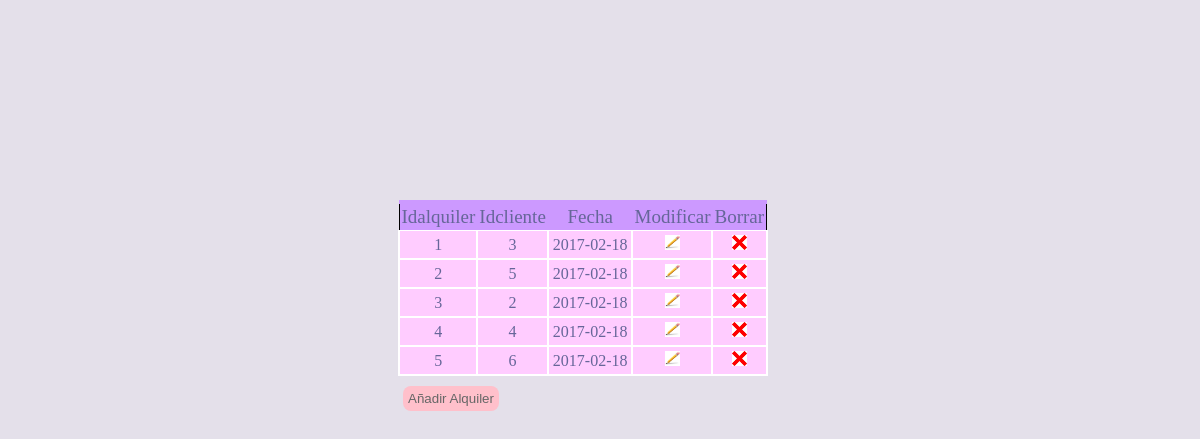
Page /PHP/adalquiler.php on the committed database.
### tables this page shows
create table alquiler
(
	idalquiler		int auto_increment not null,
	idcliente		int,
	fecha			date,
	primary key(idalquiler, idcliente),
	foreign key(idcliente) references cliente(idcliente) on delete cascade
);

### PHP/adalquiler.php (the view, shortened to what this page needs)
<!DOCTYPE html>
<html lang="en">
  <head>
    <link rel="stylesheet" href="css/tablaalquiler.css">
  </head>
  <body>
    <?php
       include_once "conec.php";
      if ($result = $connection->query("SELECT * FROM alquiler;")) {
            if ($result){
            echo "<table style='border:1px solid black;'>";
            echo "<thead>";
            echo "<tr>";
            echo "<th>Idalquiler</th>";
            echo "<th>Idcliente</th>";
            echo "<th>Fecha</th>";
            echo "<th>Modificar</th>";
            echo "<th>Borrar</th>";
            echo "</thead>";
          }
      ?>
      <?php
          while($obj = $result->fetch_object()) {
              echo "<tr>";
              echo "<td>".$obj->idalquiler."</td>";
              echo "<td>".$obj->idcliente."</td>";
              echo "<td>".$obj->fecha."</td>";
              echo "<td><a href='editaralquiler.php?id=".$obj->idalquiler."'><img src='img/modificar.jpg' width='15px'height='15px'/></a></td>";
              echo "<td><a href='borraralquiler.php?id=".$obj->idalquiler."'><img src='img/borrar.png' width='15px' height='15px'/></a></td>";
              echo "</tr>";
          }
      }
    ?>
  </table>
  <input type="button" onclick=" location.href='/php/proyecto/agregaralquiler.php' " value="Añadir Alquiler" style=cursor:pointer; name="boton" />
  </body>
</html>

### PHP/css/tablaalquiler.css (style rules this page uses)
table { text-align: center; border-collapse: collapse; font-size: 16px; margin: 240px; margin: 200px; margin-left: 390px; }
th { font-size: 19px; font-weight: normal; padding: 2px; background: #c9f; border-top: 4px solid #c9f; border-bottom: 1px solid #fff; color: #669; }
td { padding: 4px; background: #fcf; border: 2px solid #fff; color: #669; border-top: 1px }
body { background: #e4e0ea; }
input[type="button"] { position: relative; left: 395px; top: -190px; border-radius: 8px; background: pink; padding: 5px 5px; border: none; color: #666; }

### rows in the picture
alquiler: idalquiler "1", idcliente "3", fecha "2017-02-18"
alquiler: idalquiler "2", idcliente "5", fecha "2017-02-18"
alquiler: idalquiler "3", idcliente "2", fecha "2017-02-18"
alquiler: idalquiler "4", idcliente "4", fecha "2017-02-18"
alquiler: idalquiler "5", idcliente "6", fecha "2017-02-18"
